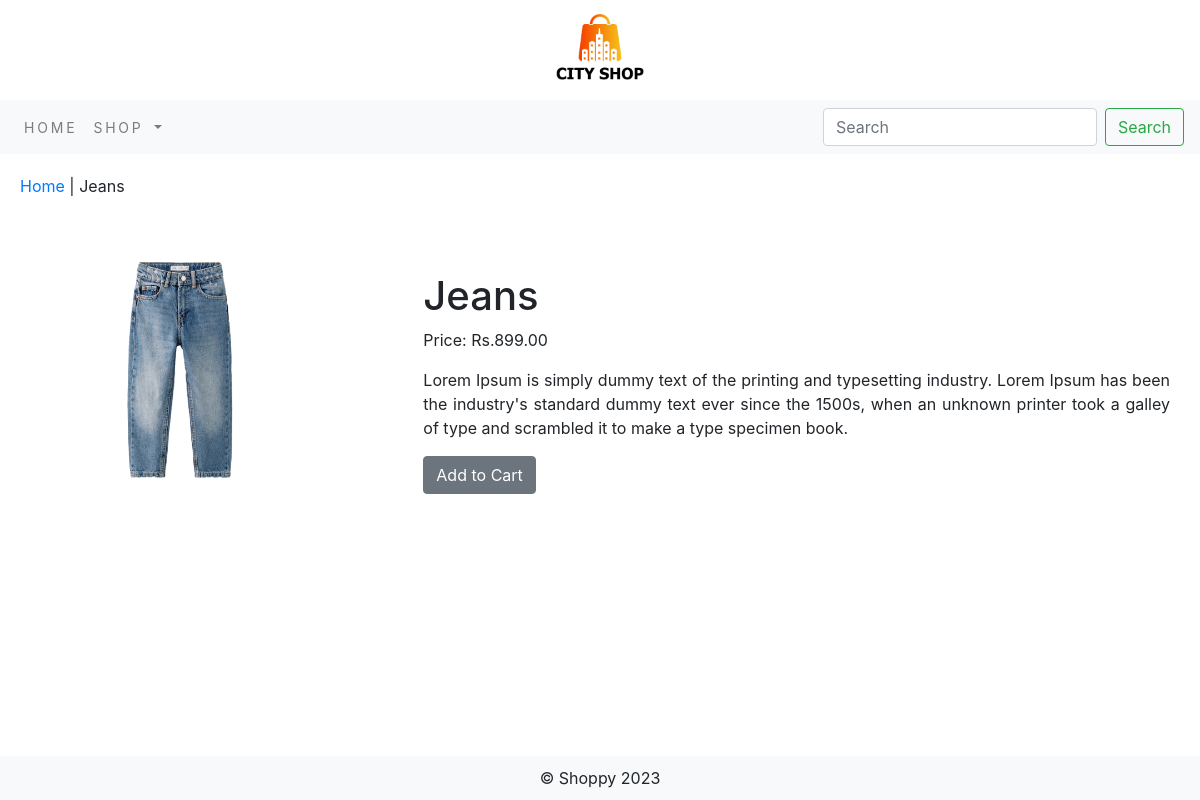
Page /shop/product/2/ on the committed database.
### shop/models.py (models this page shows, shortened)
class Product(models.Model):
    name = models.CharField(max_length=250, unique=True)
    slug = models.SlugField(max_length=250, unique=True)
    description = models.TextField(blank=True)
    price = models.DecimalField(max_digits=10, decimal_places=2)
    image = models.ImageField(upload_to='product')
    category = models.ForeignKey(Category, on_delete=models.CASCADE)
    stock = models.IntegerField(blank=True)
    available = models.BooleanField(default=True)  # Set default value
    created = models.DateTimeField(auto_now_add=True)
    updated = models.DateTimeField(auto_now=True)
    class Meta:
        ordering = ('name',)
        verbose_name = 'product'
        verbose_name_plural = 'products'

### shop/views.py (the view)
# urls.py: path('product/<int:product_id>/', views.product_detail, name='product_detail'),
def product_detail(request, product_id):
    product = get_object_or_404(Product, id=product_id)
    context = {'product': product}
    return render(request, 'product.html', context)

### cart/context_processors.py (called while the page is built)
def counter(request):
    item_count = 0
    if 'admin' in request.path:
        return {}
    else:
        try:
            cart = Cart.objects.filter(cart_id=_cart_id(request))
            cart_items = CartItem.objects.all().filter(cart=cart[:1])
            for cart_item in cart_items:
                item_count += cart_item.quantity
        except Cart.ObjectDoesNotExist:
            item_count = 0
    return dict(item_count=item_count)

### cart/views.py (called while the page is built)
def _cart_id(request):
    cart = request.session.session_key
    if not cart:
        cart = request.session.create()
    return cart

### shop/context_processors.py (called while the page is built)
def menu_link(request):
    link = Category.objects.all()
    return dict(links=link)

### shop/models.py (called while the page is built)
    def get_url(self):
        return reverse('shop:products_by_category', args=[self.slug])

### template/product.html (shortened to what this page needs)
{% extends 'base.html' %}
{% load static %}
{% block content %}
<div style="padding: 20px;">
    <p><a href="{% url 'shop:allProdCat' %}">Home</a> | {{ product.name }}</p>
    <div style="display: flex; justify-content: center;">
        <div style="flex: 4; padding: 10px;">
            <img src="{{ product.image.url }}" alt="{{ product.name }}" style="width:300px; height:300px;">
        </div>
        <div style="flex: 8; padding: 10px;">
            <br><br>
            <h1>{{ product.name }}</h1>
            <p>Price: Rs.{{ product.price }}</p>
            <p style="text-align: justify;">{{ product.description }}</p>
            {% if product.stock == 0 %}
                <p style="text-align: center;"><b>Out of Stock</b></p>
            {% else %}
                <a href="{% url 'cart:add_cart' product.id %}" class="btn btn-secondary">Add to Cart</a>
            {% endif %}
        </div>
    </div>
</div>
<footer style="position: absolute; bottom: 0; width: 100%; background-color: #f8f9fa; padding: 10px; text-align: center;">
    &copy; Shoppy 2023
</footer>
{% endblock %}

### rows in the picture
Product: name "Jeans", image (picture), price "899.00", description "Lorem Ipsum is simply dummy text of the printing and typesetting industry. Lorem Ipsum has been the industry's standard dummy text ever since the 1500s, when an unknown printer took a galley of type and scrambled it to make a type specimen book."
